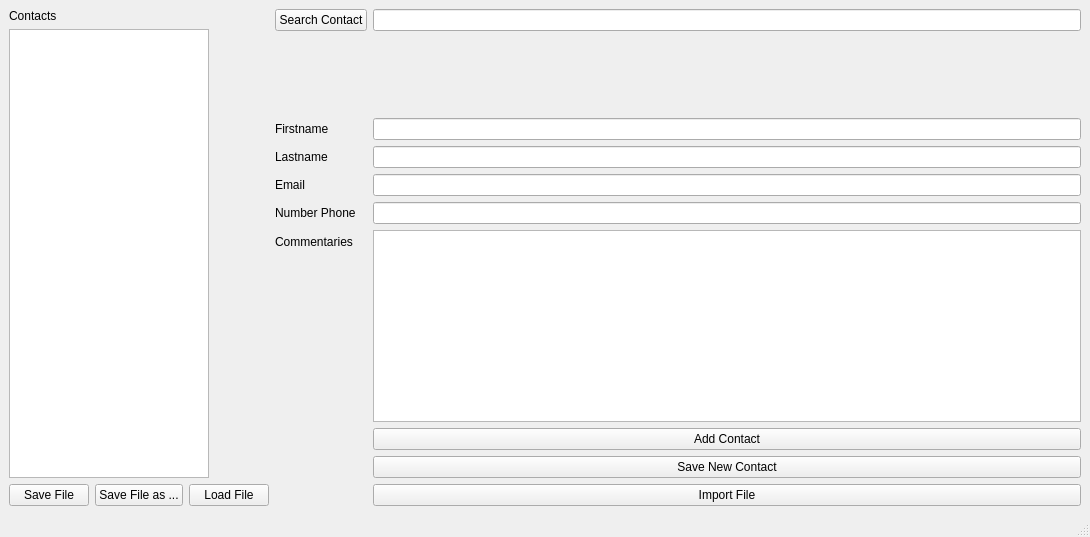
<?xml version="1.0" encoding="UTF-8"?>
<ui version="4.0">
 <class>MainWindow</class>
 <widget class="QMainWindow" name="MainWindow">
  <property name="geometry">
   <rect>
    <x>0</x>
    <y>0</y>
    <width>1090</width>
    <height>537</height>
   </rect>
  </property>
  <property name="windowTitle">
   <string>MainWindow</string>
  </property>
  <widget class="QWidget" name="centralwidget">
   <layout class="QVBoxLayout" name="verticalLayout_2">
    <item>
     <layout class="QHBoxLayout" name="horizontalLayout_3">
      <item>
       <layout class="QVBoxLayout" name="verticalLayout">
        <property name="sizeConstraint">
         <enum>QLayout::SetMinimumSize</enum>
        </property>
        <item>
         <widget class="QLabel" name="label">
          <property name="maximumSize">
           <size>
            <width>100</width>
            <height>16777215</height>
           </size>
          </property>
          <property name="text">
           <string>Contacts</string>
          </property>
         </widget>
        </item>
        <item>
         <widget class="QListWidget" name="listContacts">
          <property name="maximumSize">
           <size>
            <width>200</width>
            <height>16777215</height>
           </size>
          </property>
         </widget>
        </item>
        <item>
         <layout class="QHBoxLayout" name="horizontalLayout_2">
          <property name="sizeConstraint">
           <enum>QLayout::SetMinAndMaxSize</enum>
          </property>
          <item>
           <widget class="QPushButton" name="saveContactsButton">
            <property name="maximumSize">
             <size>
              <width>100</width>
              <height>16777215</height>
             </size>
            </property>
            <property name="text">
             <string>Save File</string>
            </property>
           </widget>
          </item>
          <item>
           <widget class="QPushButton" name="saveFileButton">
            <property name="maximumSize">
             <size>
              <width>100</width>
              <height>16777215</height>
             </size>
            </property>
            <property name="text">
             <string>Save File as ...</string>
            </property>
           </widget>
          </item>
          <item>
           <widget class="QPushButton" name="loadContactsButton">
            <property name="maximumSize">
             <size>
              <width>100</width>
              <height>16777215</height>
             </size>
            </property>
            <property name="text">
             <string>Load File</string>
            </property>
           </widget>
          </item>
         </layout>
        </item>
       </layout>
      </item>
      <item>
       <layout class="QHBoxLayout" name="horizontalLayout">
        <item>
         <layout class="QFormLayout" name="formLayout">
          <item row="0" column="0">
           <widget class="QPushButton" name="searchContact">
            <property name="text">
             <string>Search Contact</string>
            </property>
           </widget>
          </item>
          <item row="0" column="1">
           <widget class="QLineEdit" name="searchContact_text"/>
          </item>
          <item row="1" column="1">
           <spacer name="verticalSpacer">
            <property name="orientation">
             <enum>Qt::Vertical</enum>
            </property>
            <property name="sizeHint" stdset="0">
             <size>
              <width>20</width>
              <height>40</height>
             </size>
            </property>
           </spacer>
          </item>
          <item row="2" column="0">
           <widget class="QLabel" name="firstnameLabel">
            <property name="text">
             <string>Firstname</string>
            </property>
           </widget>
          </item>
          <item row="2" column="1">
           <widget class="QLineEdit" name="firstname_textEdit"/>
          </item>
          <item row="3" column="0">
           <widget class="QLabel" name="lastnameLabel">
            <property name="text">
             <string>Lastname</string>
            </property>
           </widget>
          </item>
          <item row="3" column="1">
           <widget class="QLineEdit" name="lastname_textEdit"/>
          </item>
          <item row="4" column="0">
           <widget class="QLabel" name="emailLabel">
            <property name="text">
             <string>Email</string>
            </property>
           </widget>
          </item>
          <item row="4" column="1">
           <widget class="QLineEdit" name="email_textEdit"/>
          </item>
          <item row="5" column="0">
           <widget class="QLabel" name="numberPhoneLabel">
            <property name="text">
             <string>Number Phone</string>
            </property>
           </widget>
          </item>
          <item row="5" column="1">
           <widget class="QLineEdit" name="numberPhone_textEdit"/>
          </item>
          <item row="6" column="0">
           <widget class="QLabel" name="commentaryLabel">
            <property name="text">
             <string>Commentaries</string>
            </property>
           </widget>
          </item>
          <item row="6" column="1">
           <widget class="QTextEdit" name="commentary_textEdit"/>
          </item>
          <item row="7" column="1">
           <widget class="QPushButton" name="addContact">
            <property name="text">
             <string>Add Contact</string>
            </property>
           </widget>
          </item>
          <item row="8" column="1">
           <widget class="QPushButton" name="submit">
            <property name="text">
             <string>Save New Contact</string>
            </property>
           </widget>
          </item>
          <item row="9" column="1">
           <widget class="QPushButton" name="importFile">
            <property name="text">
             <string>Import File</string>
            </property>
           </widget>
          </item>
         </layout>
        </item>
       </layout>
      </item>
     </layout>
    </item>
    <item>
     <layout class="QHBoxLayout" name="horizontalLayout_4"/>
    </item>
   </layout>
  </widget>
  <widget class="QMenuBar" name="menubar">
   <property name="geometry">
    <rect>
     <x>0</x>
     <y>0</y>
     <width>1090</width>
     <height>20</height>
    </rect>
   </property>
  </widget>
  <widget class="QStatusBar" name="statusbar"/>
 </widget>
 <resources/>
 <connections/>
</ui>
